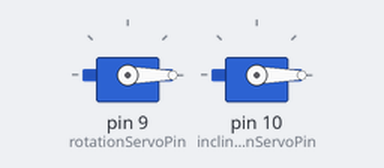
Bench run of a sketch on a simulated Arduino Uno, built with avr-gcc and run on an emulated ATmega328P. Shown: 2 × servo.

Above: at 0.1 s.
At 19.6 s:
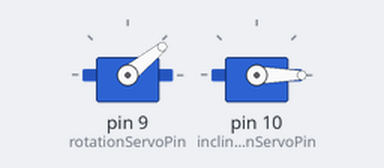
At 29.1 s:
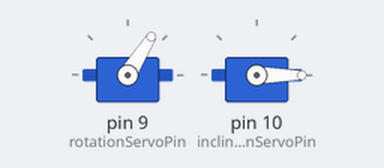
At 39.1 s:
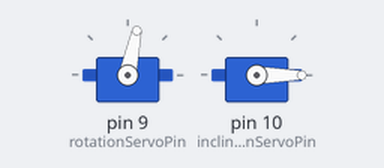
Timing chart, 0 to 40.0 s (numbered marks = the images above):
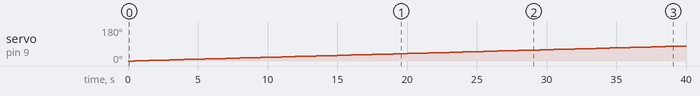

The sketch:

scenario_1.ino
```cpp
#include <Servo.h>

Servo rotationServo;
Servo inclinaisonServo;

#define rotationServoPin 9
#define inclinaisonServoPin 10

float rotation = 0;
float inclinaison = 0;

void setup() {
  rotationServo.attach(rotationServoPin);
  inclinaisonServo.attach(inclinaisonServoPin);
}
void loop() {

  for (rotation = 0; rotation <= 180; ++rotation)
  {
    rotationServo.write(rotation);

    inclinaison = (float)sin(rotation*DEG_TO_RAD);
    inclinaisonServo.write((int)inclinaison);

    delay(500);
  }

  for (rotation = 180; rotation >= 0; --rotation)
  {
    rotationServo.write(rotation);

    inclinaison = (float)sin(rotation*DEG_TO_RAD);
    inclinaisonServo.write((int)inclinaison);

    delay(500);
  }
}
```

Measured:
- by itself, servo on pin 9 (rotationServoPin): moves from 0° to 79° over 39.0 s
